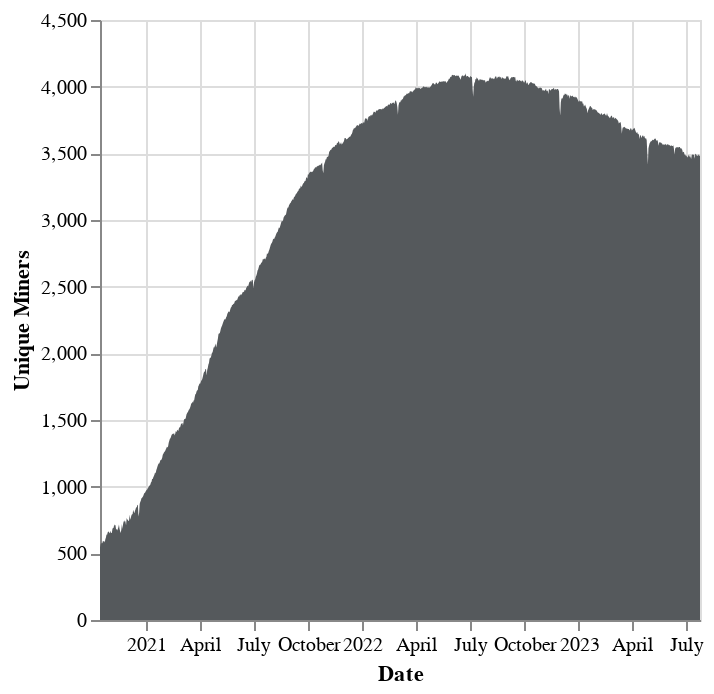

Notebook code cell kept with this figure:
### Code cell
# | output: true

display(Markdown(f"### Storage Providers With Power over Time"))

c = (
    alt.Chart(
        storage_provider_power_df[storage_provider_power_df["raw_byte_power"] > 0]
        .groupby("stat_date")
        .agg({"miner_id": "nunique"})
        .reset_index()
        .rename(columns={"stat_date": "date", "miner_id": "unique_miners"})
    )
    .mark_area()
    .encode(
        x=alt.X("date:T", title="Date"),
        y=alt.Y("unique_miners:Q", title="Unique Miners"),
        tooltip=["date", "unique_miners"],
        color=alt.value("#55595c"),
    )
    .properties(width="container")
)

c.display()

### Figure 1 — Vega-Lite specification as saved in the notebook (floating-point values rounded to 4 significant figures; data arrays with more than 128 entries replaced by an {"elided": "..."} marker saying what was removed)
{"config": {"view": {"continuousWidth": 300, "continuousHeight": 300}}, "data": {"name": "data-f8cf73c22968974aa59a0f97f18f3bb0"}, "mark": {"type": "area"}, "encoding": {"color": {"value": "#55595c"}, "tooltip": [{"field": "date", "type": "nominal"}, {"field": "unique_miners", "type": "quantitative"}], "x": {"field": "date", "title": "Date", "type": "temporal"}, "y": {"field": "unique_miners", "title": "Unique Miners", "type": "quantitative"}}, "width": "container", "$schema": "https://vega.github.io/schema/vega-lite/v5.8.0.json", "datasets": {"data-f8cf73c22968974aa59a0f97f18f3bb0": {"elided": "1014 records"}}}
